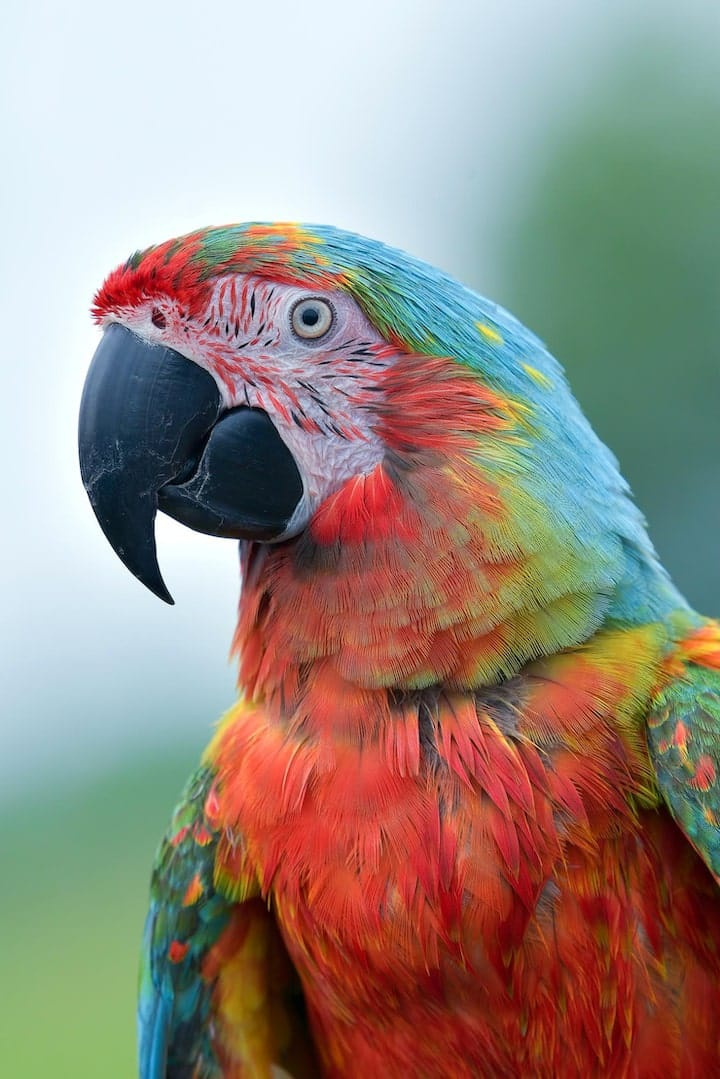
#> input picture backend/uploads/075dbada44094a4b9069a8518af96a0c.jpeg, 720 x 1079 px
$ python -i photo_enhance.py   (imports and definitions only)
#> lines starting #> are read from the running program, lines starting #| are printed output that depends on the picture
"""AI Photo Enhancement using OpenCV.

Applies CLAHE histogram equalization, sharpening, and denoising
to produce a visually improved output image.
"""
import cv2
import numpy as np
import time
from pathlib import Path


def enhance_photo(input_path: str, output_path: str) -> dict:
    """Enhance a photo using OpenCV processing pipeline.

    Returns metadata dict with processing details.
    """
#> called with output_path = 'out.png'
    start = time.time()

    img = cv2.imread(input_path)
#> img is the input picture: shape (1079, 720, 3); mean B, G, R 128.5, 138, 151.2
    if img is None:
        raise ValueError(f"Cannot read image: {input_path}")

    # 1. Denoise
    denoised = cv2.fastNlMeansDenoisingColored(img, None, 10, 10, 7, 21)

    # 2. Convert to LAB and apply CLAHE on L channel for adaptive contrast
    lab = cv2.cvtColor(denoised, cv2.COLOR_BGR2LAB)
#> lab: shape (1079, 720, 3); mean of channels 0, 1, 2 150.6, 134, 138.3
    l, a, b = cv2.split(lab)
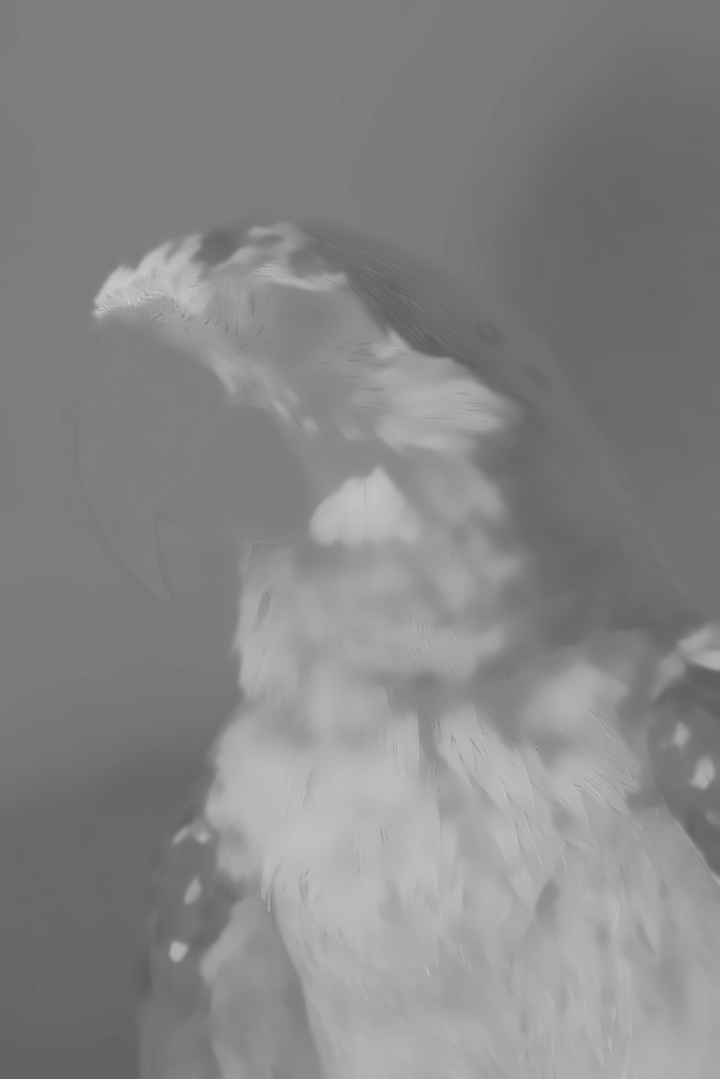
#> a: shape (1079, 720); min 93, max 201, mean 134
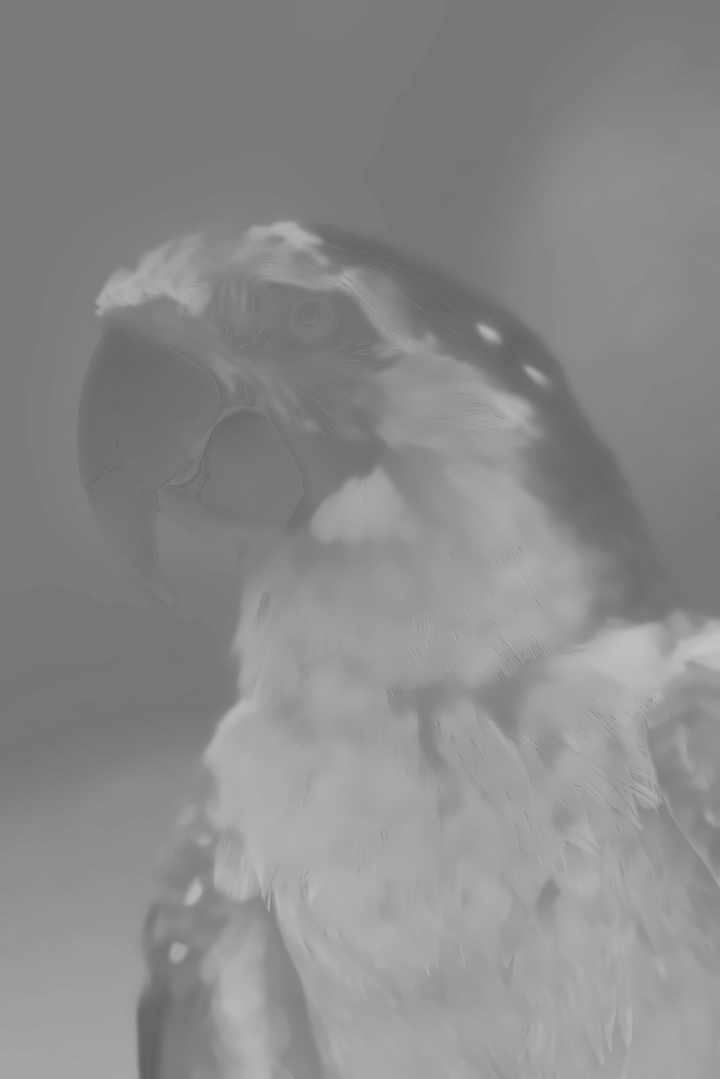
#> b: shape (1079, 720); min 95, max 196, mean 138.3
    clahe = cv2.createCLAHE(clipLimit=2.5, tileGridSize=(8, 8))
    l = clahe.apply(l)
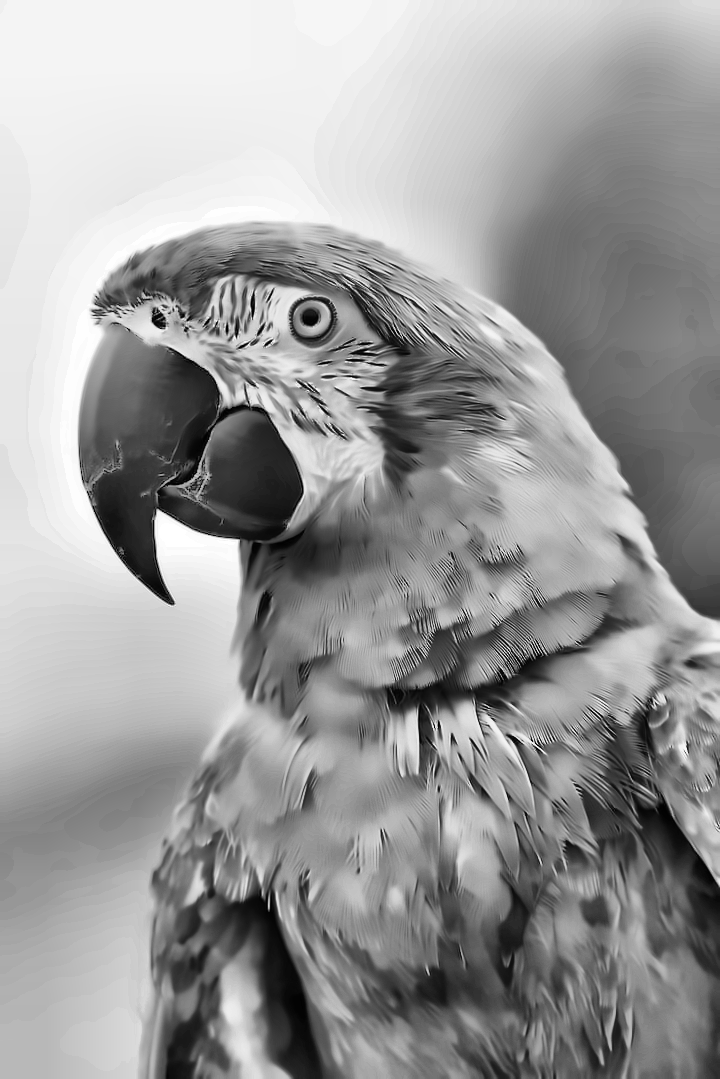
#> l: shape (1079, 720); min 0, max 255, mean 154.7
    lab = cv2.merge([l, a, b])
#> lab: shape (1079, 720, 3); mean of channels 0, 1, 2 154.7, 134, 138.3
    enhanced = cv2.cvtColor(lab, cv2.COLOR_LAB2BGR)

    # 3. Sharpen using unsharp mask
    gaussian = cv2.GaussianBlur(enhanced, (0, 0), 3)
    sharpened = cv2.addWeighted(enhanced, 1.5, gaussian, -0.5, 0)

    # 4. Slight saturation boost
    hsv = cv2.cvtColor(sharpened, cv2.COLOR_BGR2HSV).astype(np.float32)
    hsv[:, :, 1] = np.clip(hsv[:, :, 1] * 1.15, 0, 255)
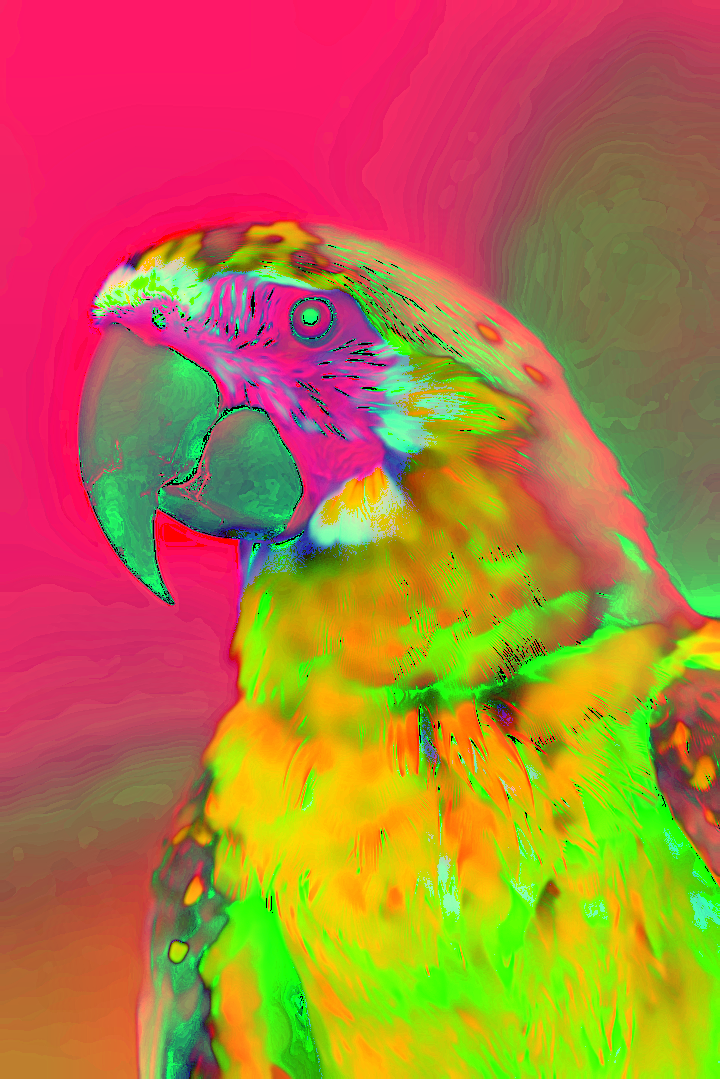
#> hsv: shape (1079, 720, 3) float32; mean B, G, R 64.9, 118.8, 178.8
    hsv = hsv.astype(np.uint8)
    result = cv2.cvtColor(hsv, cv2.COLOR_HSV2BGR)
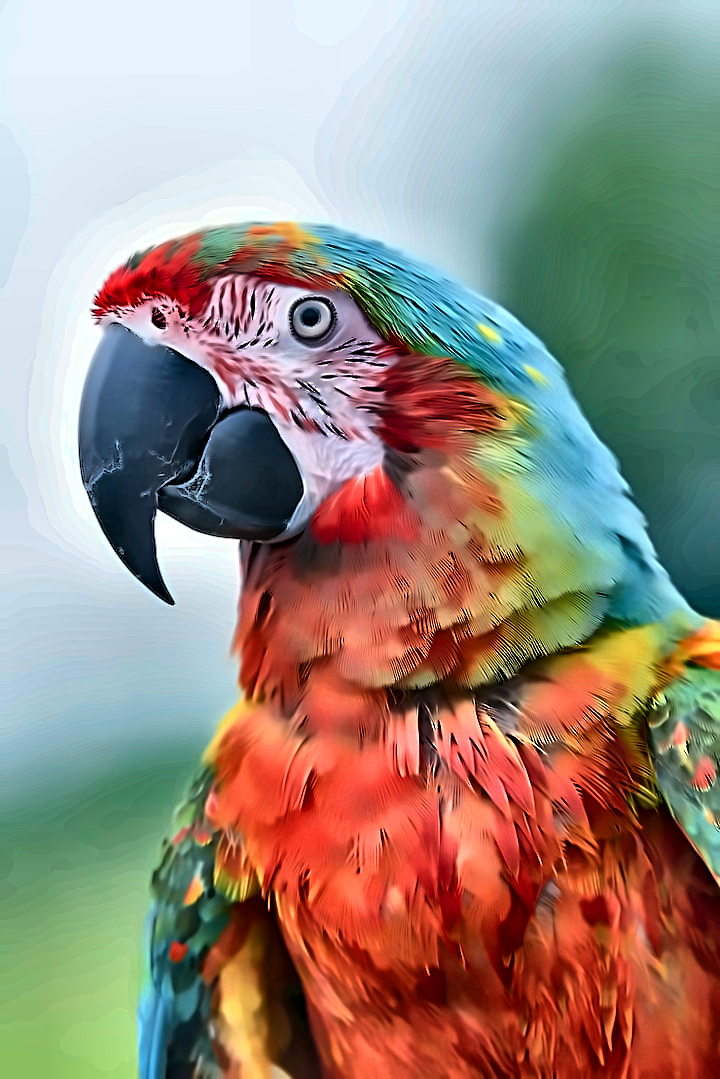
#> result: shape (1079, 720, 3); mean B, G, R 125.2, 136.9, 152.4

    cv2.imwrite(output_path, result, [cv2.IMWRITE_JPEG_QUALITY, 95])

    elapsed = round(time.time() - start, 2)
    h, w = result.shape[:2]
#> h = 1079; w = 720
    return {
        "processing_time_sec": elapsed,
        "resolution": f"{w}x{h}",
        "enhancements_applied": ["denoise", "clahe_contrast", "sharpen", "saturation_boost"],
    }

>>> result = enhance_photo('../../uploads/075dbada44094a4b9069a8518af96a0c.jpeg', 'out.png')
